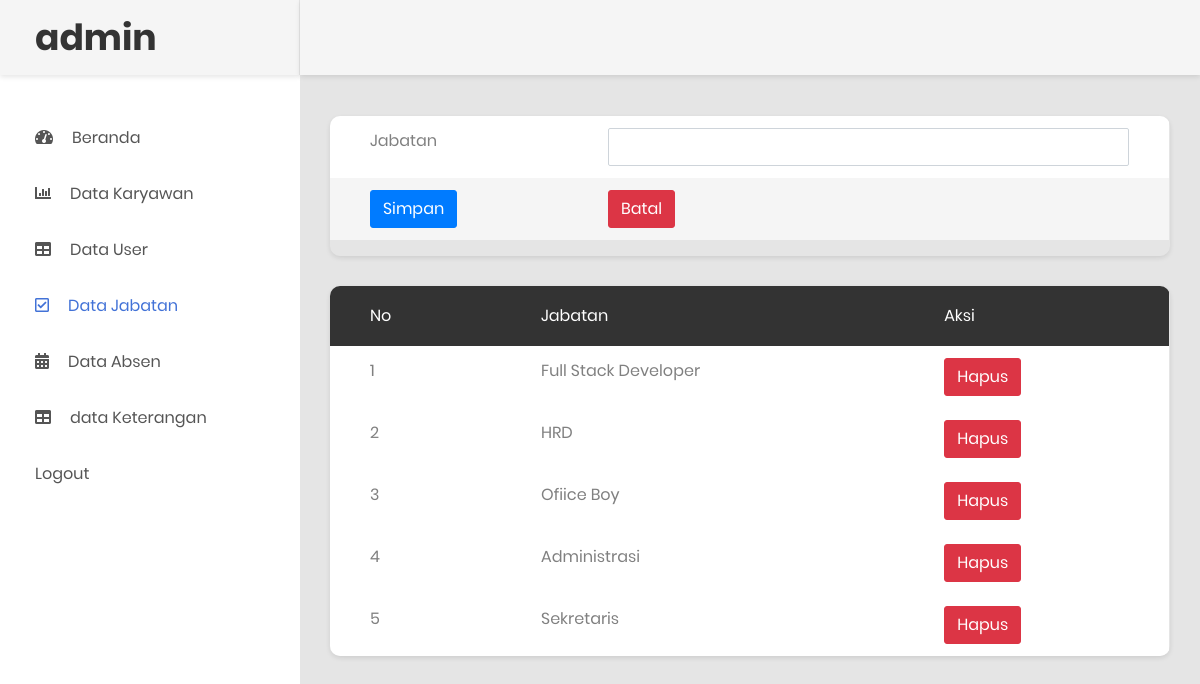
The app's page /datajabatan.php (signed in) with its own data.
### tables this page shows
CREATE TABLE `tb_jabatan` (
  `id` int(11) NOT NULL,
  `jabatan` varchar(255) NOT NULL
);

### datajabatan.php (the view, shortened to what this page needs)
<!DOCTYPE html>
<html lang="en">
<head>
     <link rel="stylesheet" href="https://maxcdn.bootstrapcdn.com/bootstrap/4.5.2/css/bootstrap.min.css">
    <link rel="stylesheet" type="text/css" href="css/bootstrap.css" media="all">
    <link href="css/font-face.css" rel="stylesheet" media="all">
    <link href="vendor/font-awesome-4.7/css/font-awesome.min.css" rel="stylesheet" media="all">
    <link href="vendor/font-awesome-5/css/fontawesome-all.min.css" rel="stylesheet" media="all">
    <link href="vendor/mdi-font/css/material-design-iconic-font.min.css" rel="stylesheet" media="all">
    <link href="vendor/bootstrap-4.1/bootstrap.min.css" rel="stylesheet" media="all">
    <link href="vendor/animsition/animsition.min.css" rel="stylesheet" media="all">
    <link href="vendor/bootstrap-progressbar/bootstrap-progressbar-3.3.4.min.css" rel="stylesheet" media="all">
    <link href="vendor/wow/animate.css" rel="stylesheet" media="all">
    <link href="vendor/css-hamburgers/hamburgers.min.css" rel="stylesheet" media="all">
    <link href="vendor/slick/slick.css" rel="stylesheet" media="all">
    <link href="vendor/select2/select2.min.css" rel="stylesheet" media="all">
    <link href="vendor/perfect-scrollbar/perfect-scrollbar.css" rel="stylesheet" media="all">
    <link href="css/theme.css" rel="stylesheet" media="all">
</head>
<body class="animsition">
    <div class="page-wrapper">
        <aside class="menu-sidebar d-none d-lg-block">
            <div class="logo">
                <a href="#">
                   <h1>admin</h1>
                </a>
            </div>
            <div class="menu-sidebar__content js-scrollbar1">
                <nav class="navbar-sidebar">
                    <ul class="list-unstyled navbar__list">
                        <li>
                            <a class="js-arrow" href="admin2.php">
                                <i class="fas fa-tachometer-alt"></i>Beranda</a>
                        </li>
                        <li>
                            <a href="datakaryawan.php">
                                <i class="fas fa-chart-bar"></i>Data Karyawan</a>
                        </li>
                        <li>
                            <a href="datauser.php">
                                <i class="fas fa-table"></i>Data User</a>
                        </li>
                        <li class="active has-sub">
                            <a href="datajabatan.php">
                                <i class="far fa-check-square"></i>Data Jabatan</a>
                        </li>
                        <li>
                            <a href="data_absen.php">
                                <i class="fas fa-calendar-alt"></i>Data Absen</a>
                        </li>
                        <li>
                            <a href="data_keterangan.php">
                                <i class="fas fa-table"></i>data Keterangan
                            </a>
                        </li>
                        <li>
                            <a href="logout.php">Logout</a>
                        </li>
                    </ul>
                </nav>
            </div>
        </aside>
        <div class="page-container">
            <header class="header-desktop">
            </header>
            <div class="main-content">
                <div class="section__content section__content--p30">
                    <div class="container-fluid">
                        <div class="row">
                           <div class="table-responsive table--no-card m-b-30">
                            <form action="jabatan_sv.php" method="post">
                                <div class="form-group">
                                <table class="table table-borderless table-striped table-earning" >
                                        <tbody>
                                            <tr>
                                                <td>Jabatan</td>
                                                <td>
                                                <input type="text" class="form-control" name="jabatan" autocomplete="off">
                                            </td>
                                            </tr>
                                            <tr>
                                                <td><button type="submit" name="simpan" class="btn btn-primary">Simpan</button></td>
                                                <td><input type="reset" name="" value="Batal" class="btn btn-danger"></td>
                                            </tr>
                                      </tbody>
                                    </table>
                                        </div>
                            </form>
                                </div>
                        </div>
                        <div class="row">
                                <div class="table-responsive table--no-card m-b-30">
                                    <table class="table table-borderless table-striped table-earning">
                                        <thead>
                                            <tr>
                                                <th>No</th>
                                                <th>Jabatan</th>
                                                <th>Aksi</th>
                                            </tr>
                                        </thead>
                                        <?php
                                            include 'koneksi.php';
                                            $sql = "SELECT * FROM tb_jabatan";
                                            $query = mysqli_query($koneksi, $sql);
                                            $no = 1;
                                            while ($row = mysqli_fetch_array($query)) {
                                         ?>
                                        <tbody>
                                            <tr>
                                                <td><?php echo $no ?></td>
                                                <td><?php echo $row['jabatan']; ?></td>
                                                <td> <a href="hapus_jabatan.php?id=<?php echo $row['id']; ?>"><button class="btn btn-danger" onclick="return confirm('yakin ingin dihapus?');">Hapus</button></a></td>
                                            </tr>
                                           <?php
                                           $no++;
                                       }
                                            ?>
                                        </tbody>
                                    </table>
                                </div>
                            </div>
                </div>
            </div>
        </div>
    </div>
</body>
</html>

### records on screen
tb_jabatan: jabatan "Full Stack Developer"
tb_jabatan: jabatan "HRD"
tb_jabatan: jabatan "Ofiice Boy"
tb_jabatan: jabatan "Administrasi"
tb_jabatan: jabatan "Sekretaris"
